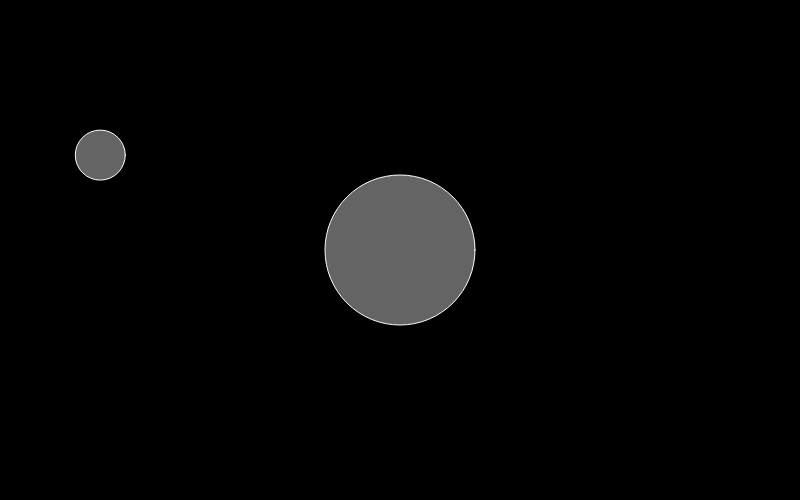
Frame 1 (no input)
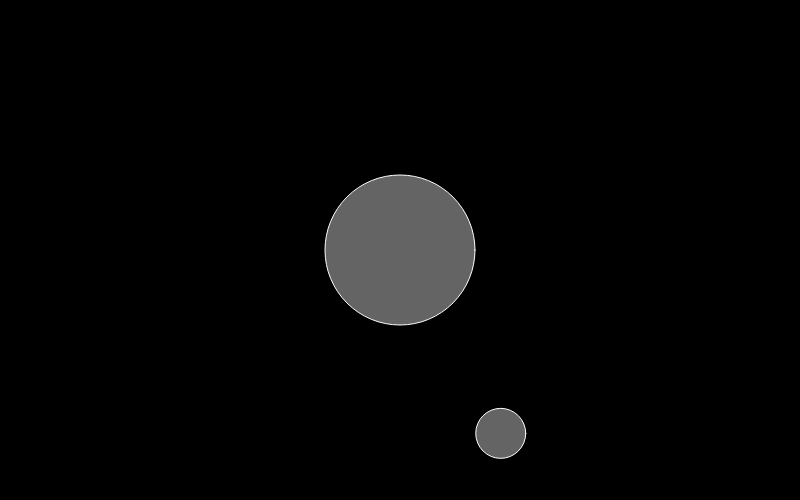
Frame 60 (no input)
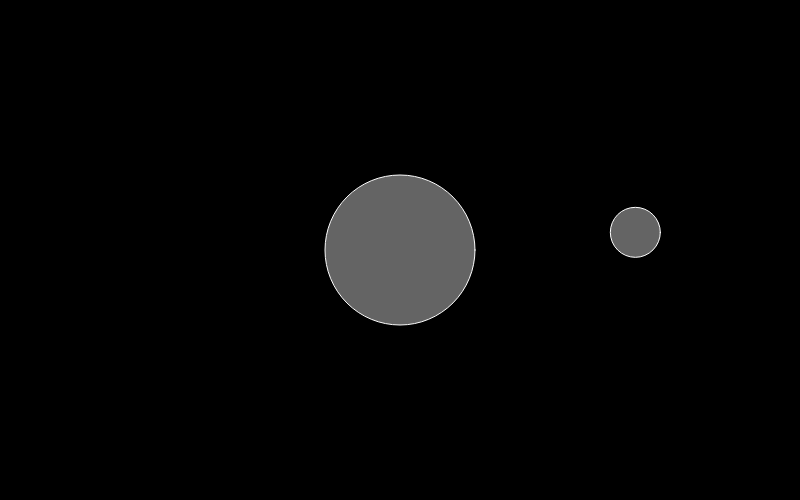
Frame 120 (the mouse pressed at the canvas centre since frame 60)

The p5.js sketch that drew these frames (run headless with seeded random() and noise() and a simulated clock; from frame 60 on, the mouse is pressed at the canvas centre):

// p5.js sketch
// ── sketch.js
var p1, p2;


function setup() {
  createCanvas(800, 500);
  background(0);

  p1 = new Particle(100, 150, 5); // (x,y,mass)
  p1.vel.y = 5;
  p2 = new Particle(width/2, height/2, 15); // (x,y,mass)

}


function draw() {
  background(0);

  p1.applyAttraction(p2);
  p1.update();
  p1.display();

  p2.update();
  p2.display();
}
// ── Particle.js
"use strict";

class Particle {
  constructor(x, y, m) {
    this.pos = createVector(x, y);
    this.vel = createVector(0, 0);
    this.acc = createVector(0, 0);
    this.mass = m;
    this.rad = this.mass * 5;
    
  }
  applyForce(f) {
    f.div(this.mass);
    this.acc.add(f);
  }
  applyAttraction(other) {
    var force = p5.Vector.sub(other.pos, this.pos);
    force.mult(0.005);
    this.applyForce(force)
  }
  update() {
    this.vel.add(this.acc); // vel = vel + acc;
    this.pos.add(this.vel); // pos = pos + vel;
    this.acc.mult(0); // acceleration has to be reset after being applied! ***
  }
  display() {
    push();
    translate(this.pos.x, this.pos.y);
    stroke(255);
    fill(255, 100);
    ellipse(0, 0, this.rad * 2, this.rad * 2);
    pop();
  }
}
